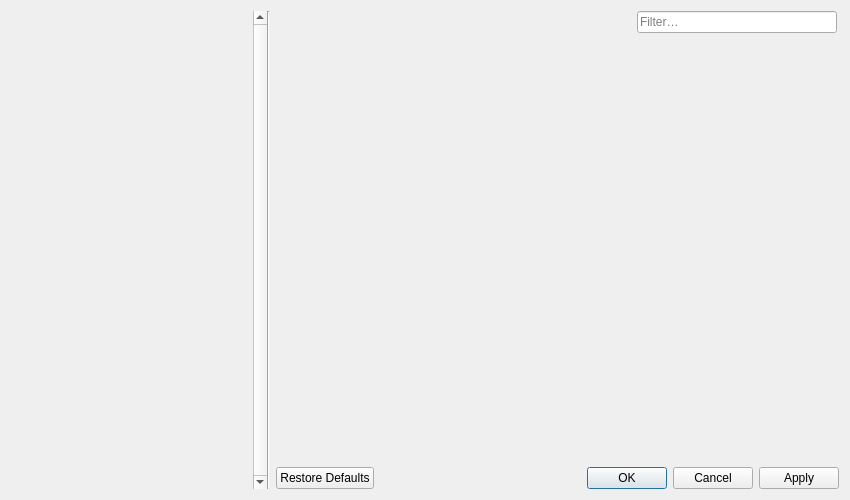
<?xml version="1.0" encoding="UTF-8"?>
<ui version="4.0">
 <class>DisplayDialog</class>
 <widget class="QDialog" name="DisplayDialog">
  <property name="geometry">
   <rect>
    <x>0</x>
    <y>0</y>
    <width>850</width>
    <height>500</height>
   </rect>
  </property>
  <property name="windowTitle">
   <string>Settings</string>
  </property>
  <layout class="QHBoxLayout" name="horizontalLayout_2" stretch="0,1">
   <property name="spacing">
    <number>0</number>
   </property>
   <item>
    <widget class="QWidget" name="categoryContentWidget" native="true">
     <layout class="QHBoxLayout" name="categoryLayout">
      <property name="spacing">
       <number>0</number>
      </property>
      <property name="leftMargin">
       <number>0</number>
      </property>
      <property name="topMargin">
       <number>0</number>
      </property>
      <property name="rightMargin">
       <number>0</number>
      </property>
      <property name="bottomMargin">
       <number>0</number>
      </property>
      <item>
       <widget class="QListWidget" name="categoryListWidget">
        <property name="palette">
         <palette>
          <active>
           <colorrole role="Base">
            <brush brushstyle="SolidPattern">
             <color alpha="0">
              <red>255</red>
              <green>255</green>
              <blue>255</blue>
             </color>
            </brush>
           </colorrole>
          </active>
          <inactive>
           <colorrole role="Base">
            <brush brushstyle="SolidPattern">
             <color alpha="0">
              <red>255</red>
              <green>255</green>
              <blue>255</blue>
             </color>
            </brush>
           </colorrole>
          </inactive>
          <disabled>
           <colorrole role="Base">
            <brush brushstyle="SolidPattern">
             <color alpha="255">
              <red>240</red>
              <green>240</green>
              <blue>240</blue>
             </color>
            </brush>
           </colorrole>
          </disabled>
         </palette>
        </property>
        <property name="frameShape">
         <enum>QFrame::NoFrame</enum>
        </property>
        <property name="verticalScrollBarPolicy">
         <enum>Qt::ScrollBarAlwaysOn</enum>
        </property>
        <property name="horizontalScrollBarPolicy">
         <enum>Qt::ScrollBarAlwaysOff</enum>
        </property>
        <property name="editTriggers">
         <set>QAbstractItemView::NoEditTriggers</set>
        </property>
        <property name="resizeMode">
         <enum>QListView::Adjust</enum>
        </property>
        <property name="spacing">
         <number>1</number>
        </property>
       </widget>
      </item>
      <item>
       <widget class="Line" name="listSeperatorLine">
        <property name="orientation">
         <enum>Qt::Vertical</enum>
        </property>
       </widget>
      </item>
      <item>
       <spacer name="categoryLineSpacer">
        <property name="orientation">
         <enum>Qt::Horizontal</enum>
        </property>
        <property name="sizeHint" stdset="0">
         <size>
          <width>6</width>
          <height>0</height>
         </size>
        </property>
       </spacer>
      </item>
     </layout>
    </widget>
   </item>
   <item>
    <layout class="QVBoxLayout" name="contentLayout">
     <item>
      <layout class="QHBoxLayout" name="horizontalLayout">
       <property name="rightMargin">
        <number>2</number>
       </property>
       <item>
        <widget class="QLabel" name="titleLabel">
         <property name="sizePolicy">
          <sizepolicy hsizetype="MinimumExpanding" vsizetype="Preferred">
           <horstretch>0</horstretch>
           <verstretch>0</verstretch>
          </sizepolicy>
         </property>
         <property name="font">
          <font>
           <pointsize>10</pointsize>
           <weight>75</weight>
           <bold>true</bold>
          </font>
         </property>
         <property name="text">
          <string/>
         </property>
         <property name="textFormat">
          <enum>Qt::PlainText</enum>
         </property>
        </widget>
       </item>
       <item>
        <widget class="QLineEdit" name="filterLineEdit">
         <property name="sizePolicy">
          <sizepolicy hsizetype="Fixed" vsizetype="Fixed">
           <horstretch>0</horstretch>
           <verstretch>0</verstretch>
          </sizepolicy>
         </property>
         <property name="minimumSize">
          <size>
           <width>200</width>
           <height>0</height>
          </size>
         </property>
         <property name="placeholderText">
          <string>Filter…</string>
         </property>
         <property name="clearButtonEnabled">
          <bool>true</bool>
         </property>
        </widget>
       </item>
      </layout>
     </item>
     <item>
      <widget class="QStackedWidget" name="contentStackWidget"/>
     </item>
     <item>
      <widget class="QDialogButtonBox" name="buttonBox">
       <property name="orientation">
        <enum>Qt::Horizontal</enum>
       </property>
       <property name="standardButtons">
        <set>QDialogButtonBox::Apply|QDialogButtonBox::Cancel|QDialogButtonBox::Ok|QDialogButtonBox::RestoreDefaults</set>
       </property>
      </widget>
     </item>
    </layout>
   </item>
  </layout>
 </widget>
 <resources/>
 <connections>
  <connection>
   <sender>categoryListWidget</sender>
   <signal>currentRowChanged(int)</signal>
   <receiver>contentStackWidget</receiver>
   <slot>setCurrentIndex(int)</slot>
   <hints>
    <hint type="sourcelabel">
     <x>123</x>
     <y>172</y>
    </hint>
    <hint type="destinationlabel">
     <x>488</x>
     <y>189</y>
    </hint>
   </hints>
  </connection>
  <connection>
   <sender>categoryListWidget</sender>
   <signal>currentTextChanged(QString)</signal>
   <receiver>titleLabel</receiver>
   <slot>setText(QString)</slot>
   <hints>
    <hint type="sourcelabel">
     <x>156</x>
     <y>42</y>
    </hint>
    <hint type="destinationlabel">
     <x>466</x>
     <y>16</y>
    </hint>
   </hints>
  </connection>
 </connections>
</ui>
